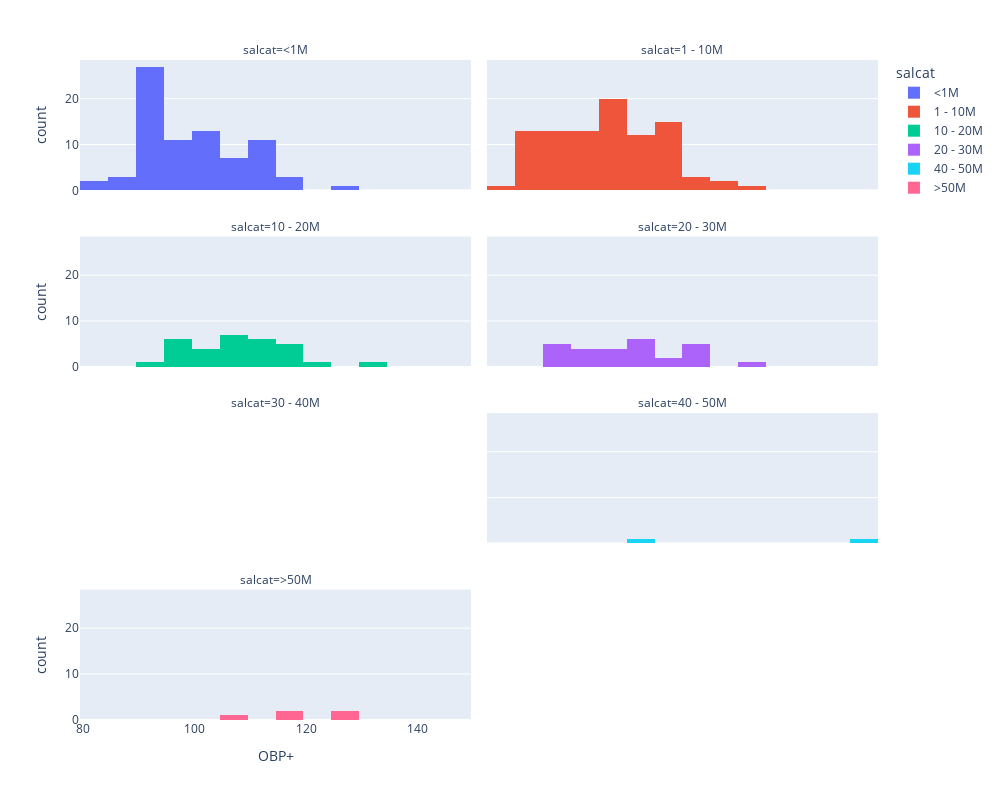

The notebook cell this image was saved under:
### Code cell
desired_order = ['<1M', '1 - 10M', '10 - 20M', '20 - 30M', '30 - 40M', '40 - 50M', '>50M']
fig = px.histogram(df,
                   x = 'OBP+',
                   color = 'salcat',
                   category_orders={'salcat': desired_order},
                   barmode = 'relative',
                   facet_col = 'salcat',
                   facet_col_wrap = 2)

fig.update_layout(width = 1000,
                  height = 800)

fig.show()

### Figure 1 — Plotly figure (JSON) as saved in the notebook; plotly's stock layout.template omitted (floating-point values rounded to 4 significant figures)
{"data": [{"bingroup": "x", "hovertemplate": "salcat=<1M<br>OBP+=%{x}<br>count=%{y}<extra></extra>", "legendgroup": "<1M", "marker": {"color": "#636efa", "pattern": {"shape": ""}}, "name": "<1M", "orientation": "v", "showlegend": true, "type": "histogram", "x": [103, 110, 103, 103, 112, 99, 106, 100, 90, 99, 111, 108, 111, 100, 102, 102, 94, 94, 101, 98, 103, 91, 91, 113, 108, 100, 94, 100, 108, 91, 113, 93, 106, 94, 96, 91, 104, 91, 96, 94, 116, 118, 116, 103, 91, 106, 126, 90, 90, 90, 111, 96, 94, 90, 95, 88, 99, 90, 93, 113, 86, 98, 108, 95, 96, 94, 90, 110, 81, 94, 92, 112, 93, 82, 114, 88, 90, 92], "xaxis": "x7", "yaxis": "y7"}, {"bingroup": "x", "hovertemplate": "salcat=1 - 10M<br>OBP+=%{x}<br>count=%{y}<extra></extra>", "legendgroup": "1 - 10M", "marker": {"color": "#EF553B", "pattern": {"shape": ""}}, "name": "1 - 10M", "orientation": "v", "showlegend": true, "type": "histogram", "x": [123, 123, 107, 115, 107, 106, 106, 106, 96, 101, 112, 113, 100, 111, 108, 85, 98, 112, 87, 96, 108, 97, 100, 94, 111, 110, 91, 103, 103, 105, 102, 98, 105, 86, 116, 94, 92, 86, 98, 102, 104, 116, 111, 111, 87, 104, 110, 95, 96, 102, 100, 98, 106, 114, 93, 97, 101, 100, 87, 82, 104, 88, 97, 112, 127, 87, 108, 105, 101, 99, 93, 103, 114, 86, 111, 98, 93, 86, 91, 100, 100, 88, 112, 102, 94, 92, 93, 100, 94, 111, 91, 86, 88], "xaxis": "x8", "yaxis": "y8"}, {"bingroup": "x", "hovertemplate": "salcat=10 - 20M<br>OBP+=%{x}<br>count=%{y}<extra></extra>", "legendgroup": "10 - 20M", "marker": {"color": "#00cc96", "pattern": {"shape": ""}}, "name": "10 - 20M", "orientation": "v", "showlegend": true, "type": "histogram", "x": [116, 112, 100, 122, 106, 115, 112, 100, 109, 95, 114, 114, 119, 112, 99, 108, 118, 93, 104, 107, 104, 110, 96, 95, 98, 106, 95, 132, 119, 106, 105], "xaxis": "x5", "yaxis": "y5"}, {"bingroup": "x", "hovertemplate": "salcat=20 - 30M<br>OBP+=%{x}<br>count=%{y}<extra></extra>", "legendgroup": "20 - 30M", "marker": {"color": "#ab63fa", "pattern": {"shape": ""}}, "name": "20 - 30M", "orientation": "v", "showlegend": true, "type": "histogram", "x": [109, 118, 115, 115, 109, 103, 108, 107, 98, 102, 103, 94, 108, 91, 112, 116, 93, 127, 113, 104, 99, 105, 97, 115, 97, 90, 91], "xaxis": "x6", "yaxis": "y6"}, {"bingroup": "x", "hovertemplate": "salcat=40 - 50M<br>OBP+=%{x}<br>count=%{y}<extra></extra>", "legendgroup": "40 - 50M", "marker": {"color": "#19d3f3", "pattern": {"shape": ""}}, "name": "40 - 50M", "orientation": "v", "showlegend": true, "type": "histogram", "x": [146, 105], "xaxis": "x4", "yaxis": "y4"}, {"bingroup": "x", "hovertemplate": "salcat=>50M<br>OBP+=%{x}<br>count=%{y}<extra></extra>", "legendgroup": ">50M", "marker": {"color": "#FF6692", "pattern": {"shape": ""}}, "name": ">50M", "orientation": "v", "showlegend": true, "type": "histogram", "x": [125, 106, 115, 119, 127], "xaxis": "x", "yaxis": "y"}], "layout": {"annotations": [{"font": {}, "showarrow": false, "text": "salcat=>50M", "x": 0.245, "xanchor": "center", "xref": "paper", "y": 0.1975, "yanchor": "bottom", "yref": "paper"}, {"font": {}, "showarrow": false, "text": "salcat=30 - 40M", "x": 0.245, "xanchor": "center", "xref": "paper", "y": 0.465, "yanchor": "bottom", "yref": "paper"}, {"font": {}, "showarrow": false, "text": "salcat=40 - 50M", "x": 0.755, "xanchor": "center", "xref": "paper", "y": 0.465, "yanchor": "bottom", "yref": "paper"}, {"font": {}, "showarrow": false, "text": "salcat=10 - 20M", "x": 0.245, "xanchor": "center", "xref": "paper", "y": 0.7325, "yanchor": "bottom", "yref": "paper"}, {"font": {}, "showarrow": false, "text": "salcat=20 - 30M", "x": 0.755, "xanchor": "center", "xref": "paper", "y": 0.7325, "yanchor": "bottom", "yref": "paper"}, {"font": {}, "showarrow": false, "text": "salcat=<1M", "x": 0.245, "xanchor": "center", "xref": "paper", "y": 1, "yanchor": "bottom", "yref": "paper"}, {"font": {}, "showarrow": false, "text": "salcat=1 - 10M", "x": 0.755, "xanchor": "center", "xref": "paper", "y": 1, "yanchor": "bottom", "yref": "paper"}], "barmode": "relative", "height": 800, "legend": {"title": {"text": "salcat"}, "tracegroupgap": 0}, "margin": {"t": 60}, "width": 1000, "xaxis": {"anchor": "y", "domain": [0, 0.49], "title": {"text": "OBP+"}}, "xaxis2": {"anchor": "y2", "domain": [0.51, 1], "matches": "x", "title": {"text": "OBP+"}}, "xaxis3": {"anchor": "y3", "domain": [0, 0.49], "matches": "x", "showticklabels": false}, "xaxis4": {"anchor": "y4", "domain": [0.51, 1], "matches": "x", "showticklabels": false}, "xaxis5": {"anchor": "y5", "domain": [0, 0.49], "matches": "x", "showticklabels": false}, "xaxis6": {"anchor": "y6", "domain": [0.51, 1], "matches": "x", "showticklabels": false}, "xaxis7": {"anchor": "y7", "domain": [0, 0.49], "matches": "x", "showticklabels": false}, "xaxis8": {"anchor": "y8", "domain": [0.51, 1], "matches": "x", "showticklabels": false}, "yaxis": {"anchor": "x", "domain": [0, 0.1975], "title": {"text": "count"}}, "yaxis2": {"anchor": "x2", "domain": [0, 0.1975], "matches": "y", "showticklabels": false}, "yaxis3": {"anchor": "x3", "domain": [0.2675, 0.465], "matches": "y", "title": {"text": "count"}}, "yaxis4": {"anchor": "x4", "domain": [0.2675, 0.465], "matches": "y", "showticklabels": false}, "yaxis5": {"anchor": "x5", "domain": [0.535, 0.7325], "matches": "y", "title": {"text": "count"}}, "yaxis6": {"anchor": "x6", "domain": [0.535, 0.7325], "matches": "y", "showticklabels": false}, "yaxis7": {"anchor": "x7", "domain": [0.8025, 1], "matches": "y", "title": {"text": "count"}}, "yaxis8": {"anchor": "x8", "domain": [0.8025, 1], "matches": "y", "showticklabels": false}}}
